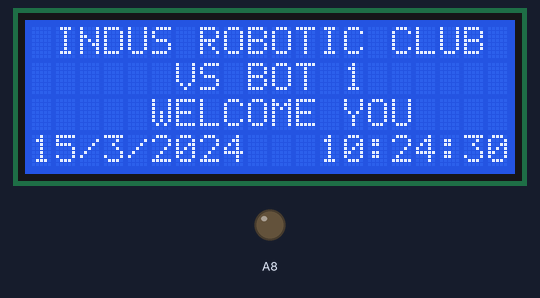
Recording of a sketch running on a simulated Arduino Mega 2560, built with avr-gcc and run on an emulated ATmega2560. On the bench: 20×4 character LCD, output pins drawn as LEDs (lit = HIGH). The local clock reads 2024-03-15 10:24:30 at power-on unless the sketch sets it.

Above: at 0.1 s.
At 4.2 s:
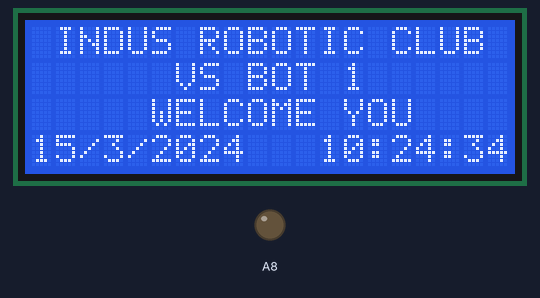
At 11.3 s:
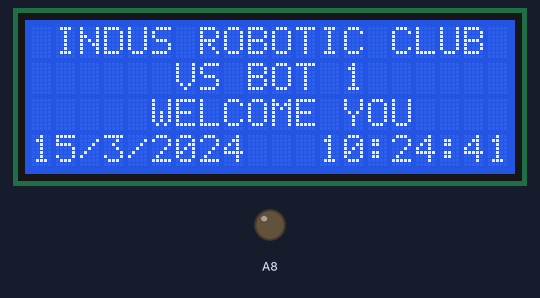
At 19.5 s:
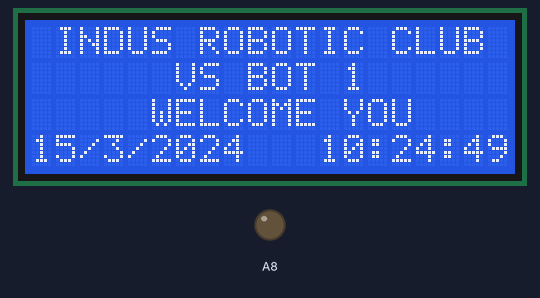
At 29.2 s:
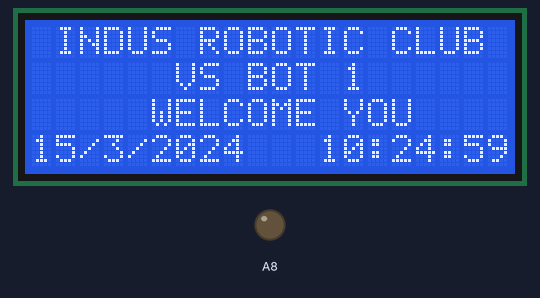
At 38.4 s:
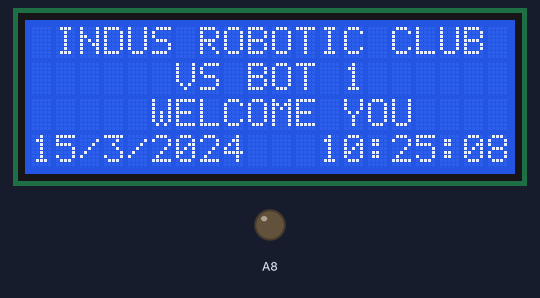

The sketch:

test20_10.ino
```cpp
//Date 13/10/15
#include <Wire.h>
//#include <LCD.h>
#include <LiquidCrystal.h>
#include <Time.h>
#include <DS1307RTC.h>
//#include <NewPing.h>

#define I2C_ADDR    0x27 // <<- Add your address here.
#define Rs_pin  0
#define Rw_pin  8
#define En_pin  2
#define BACKLIGHT_PIN 3
#define D4_pin  4
#define D5_pin  5
#define D6_pin  6
#define D7_pin  7

//#define ECHO_PIN     11  // Arduino pin tied to echo pin on the ultrasonic sensor.
//#define TRIGGER_PIN  12  // Arduino pin tied to trigger pin on the ultrasonic sensor.
//#define MAX_DISTANCE 500 // Maximum distance we want to ping for (in centimeters). Maximum sensor distance is rated at 400-500cm.

//NewPing sonar(TRIGGER_PIN, ECHO_PIN, MAX_DISTANCE); // NewPing setup of pins and maximum distance.

LiquidCrystal lcd(Rs_pin,En_pin,D4_pin,D5_pin,D6_pin,D7_pin);
tmElements_t tm;
void setup()
{
  pinMode(A8,OUTPUT);
  analogWrite(A8,50);
  lcd.begin (20,4); // <<-- our LCD is a 20x4, change for your LCD if needed

// LCD Backlight ON
//lcd.setBacklightPin(BACKLIGHT_PIN,POSITIVE);
//lcd.setBacklight(HIGH);
digitalWrite(Rw_pin,LOW);
//lcd.home (); // go home on LCD
//lcd.print("Range Finder HC-SR04");
}

void loop()
{
  //unsigned int uS = sonar.ping(); // Send ping, get ping time in microseconds (uS).
  //unsigned int cm = sonar.convert_cm(uS);  // Convert into centimeters

  /*lcd.setCursor (0,1); // go to start of 2nd line
  lcd.print("Current Distance:");
  lcd.setCursor (0,3); // go to start of 4th line
  lcd.print("Ping: ");
  lcd.print(cm);
  lcd.print(" cm ");

  delay(500);*/

  //tmElements_t tm;
// Print our characters on the LCD
// lcd.backlight();  //Backlight ON if under program control

date_time_display();
  /*if (RTC.read(tm)) {

    lcd.setCursor(0,0); //Start at character 0 on line 0
    //lcd.print("TIME :");
//  lcd.setCursor(6,0);
    print2digits(tm.Hour);
    lcd.print(':');
    print2digits(tm.Minute);
    lcd.print(':');
    print2digits(tm.Second);

    lcd.setCursor(0,1); //Start at character 0 on line 1
    //lcd.print("DATE :");
    lcd.print(tm.Day);
    lcd.print('/');
    lcd.print(tm.Month);
    lcd.print('/');
    lcd.print(tmYearToCalendar(tm.Year));

  }
  delay(990);*/
  lcd.setCursor(1,0);
  //lcd.scrollDisplayRight();

  lcd.print("INDUS ROBOTIC CLUB");
  //for (int positionCounter = 0; positionCounter < 16; positionCounter++)


  lcd.setCursor(6,1);
  lcd.print("VS BOT 1");
  lcd.setCursor(5,2);
  lcd.print("WELCOME YOU");
  delay(500);
}


void date_time_display()
{
  if (RTC.read(tm)) {

    lcd.setCursor(0,3); //Start at character 0 on line 0
    //lcd.print("TIME :");
//  lcd.setCursor(6,0);
    //lcd.print("DT:");
    lcd.print(tm.Day);
    lcd.print('/');
    lcd.print(tm.Month);
    lcd.print('/');
    lcd.print(tmYearToCalendar(tm.Year));

    lcd.setCursor(12,3);
    print2digits(Hour());
    lcd.print(':');
    print2digits(tm.Minute);
    lcd.print(':');
    print2digits(tm.Second);

    /*lcd.setCursor(0,1); //Start at character 0 on line 1
    //lcd.print("DATE :");
    lcd.print(tm.Day);
    lcd.print('/');
    lcd.print(tm.Month);
    lcd.print('/');
    lcd.print(tmYearToCalendar(tm.Year));*/

  }
 // delay(590);
}
void print2digits(int number) {
  if (number >= 0 && number < 10) {
    lcd.print('0');
  }
  lcd.print(number);
}

int Hour()
{
int h=tm.Hour;
if(h>12)
{
  h=h-12;
}
  return h;
}
```

Measured:
- what the display in image 1 shows lasts 1.0 s, from 4.2 s to 5.2 s
